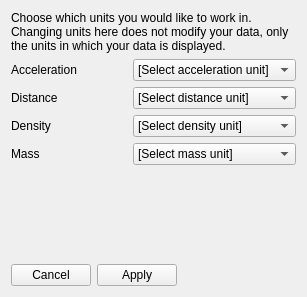
<?xml version="1.0" encoding="UTF-8"?>
<ui version="4.0">
 <class>UnitsUIClass</class>
 <widget class="QWidget" name="UnitsUIClass">
  <property name="geometry">
   <rect>
    <x>0</x>
    <y>0</y>
    <width>307</width>
    <height>297</height>
   </rect>
  </property>
  <property name="minimumSize">
   <size>
    <width>300</width>
    <height>170</height>
   </size>
  </property>
  <property name="windowTitle">
   <string>Display units</string>
  </property>
  <layout class="QVBoxLayout" name="verticalLayout">
   <property name="sizeConstraint">
    <enum>QLayout::SetMinAndMaxSize</enum>
   </property>
   <item>
    <widget class="QLabel" name="label">
     <property name="sizePolicy">
      <sizepolicy hsizetype="Preferred" vsizetype="Maximum">
       <horstretch>0</horstretch>
       <verstretch>0</verstretch>
      </sizepolicy>
     </property>
     <property name="text">
      <string>Choose which units you would like to work in. Changing units here does not modify your data, only the units in which your data is displayed.</string>
     </property>
     <property name="wordWrap">
      <bool>true</bool>
     </property>
    </widget>
   </item>
   <item>
    <layout class="QGridLayout" name="gridLayout">
     <item row="3" column="1">
      <widget class="QComboBox" name="mass">
       <property name="sizePolicy">
        <sizepolicy hsizetype="Minimum" vsizetype="Fixed">
         <horstretch>0</horstretch>
         <verstretch>0</verstretch>
        </sizepolicy>
       </property>
       <item>
        <property name="text">
         <string>[Select mass unit]</string>
        </property>
       </item>
      </widget>
     </item>
     <item row="1" column="0">
      <widget class="QLabel" name="label_4">
       <property name="text">
        <string>Distance</string>
       </property>
       <property name="alignment">
        <set>Qt::AlignLeading|Qt::AlignLeft|Qt::AlignVCenter</set>
       </property>
      </widget>
     </item>
     <item row="0" column="0">
      <widget class="QLabel" name="label_3">
       <property name="text">
        <string>Acceleration</string>
       </property>
       <property name="alignment">
        <set>Qt::AlignLeading|Qt::AlignLeft|Qt::AlignVCenter</set>
       </property>
      </widget>
     </item>
     <item row="2" column="1">
      <widget class="QComboBox" name="density">
       <property name="sizePolicy">
        <sizepolicy hsizetype="Minimum" vsizetype="Fixed">
         <horstretch>0</horstretch>
         <verstretch>0</verstretch>
        </sizepolicy>
       </property>
       <item>
        <property name="text">
         <string>[Select density unit]</string>
        </property>
       </item>
      </widget>
     </item>
     <item row="0" column="1">
      <widget class="QComboBox" name="acceleration">
       <property name="sizePolicy">
        <sizepolicy hsizetype="Minimum" vsizetype="Fixed">
         <horstretch>0</horstretch>
         <verstretch>0</verstretch>
        </sizepolicy>
       </property>
       <item>
        <property name="text">
         <string>[Select acceleration unit]</string>
        </property>
       </item>
      </widget>
     </item>
     <item row="3" column="0">
      <widget class="QLabel" name="label_6">
       <property name="text">
        <string>Mass</string>
       </property>
       <property name="alignment">
        <set>Qt::AlignLeading|Qt::AlignLeft|Qt::AlignVCenter</set>
       </property>
      </widget>
     </item>
     <item row="2" column="0">
      <widget class="QLabel" name="label_5">
       <property name="text">
        <string>Density</string>
       </property>
       <property name="alignment">
        <set>Qt::AlignLeading|Qt::AlignLeft|Qt::AlignVCenter</set>
       </property>
      </widget>
     </item>
     <item row="1" column="1">
      <widget class="QComboBox" name="distance">
       <property name="sizePolicy">
        <sizepolicy hsizetype="Minimum" vsizetype="Fixed">
         <horstretch>0</horstretch>
         <verstretch>0</verstretch>
        </sizepolicy>
       </property>
       <item>
        <property name="text">
         <string>[Select distance unit]</string>
        </property>
       </item>
      </widget>
     </item>
     <item row="4" column="0">
      <spacer name="verticalSpacer">
       <property name="orientation">
        <enum>Qt::Vertical</enum>
       </property>
       <property name="sizeHint" stdset="0">
        <size>
         <width>20</width>
         <height>40</height>
        </size>
       </property>
      </spacer>
     </item>
    </layout>
   </item>
   <item>
    <layout class="QHBoxLayout" name="horizontalLayout">
     <item>
      <widget class="QPushButton" name="cancelbutton">
       <property name="text">
        <string>Cancel</string>
       </property>
      </widget>
     </item>
     <item>
      <widget class="QPushButton" name="applybutton">
       <property name="text">
        <string>Apply</string>
       </property>
      </widget>
     </item>
     <item>
      <spacer name="horizontalSpacer">
       <property name="orientation">
        <enum>Qt::Horizontal</enum>
       </property>
       <property name="sizeHint" stdset="0">
        <size>
         <width>40</width>
         <height>20</height>
        </size>
       </property>
      </spacer>
     </item>
    </layout>
   </item>
  </layout>
 </widget>
 <resources/>
 <connections/>
</ui>
